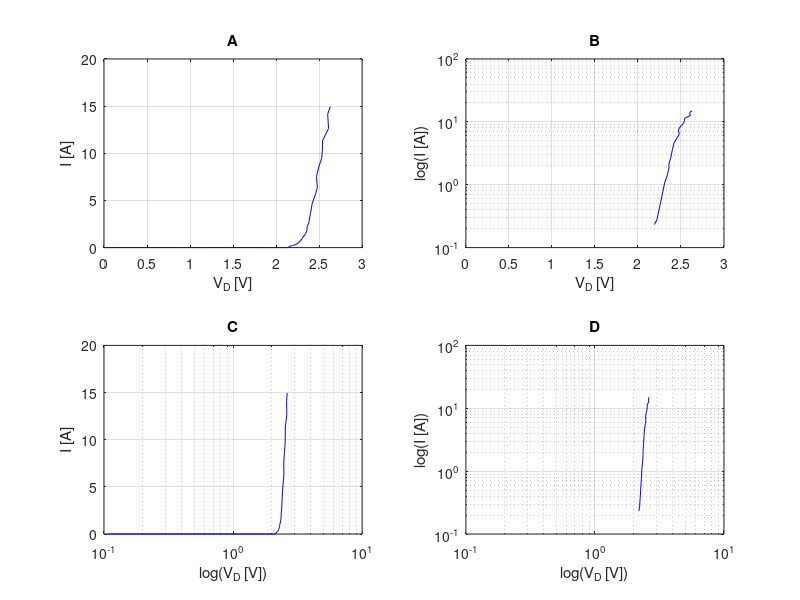
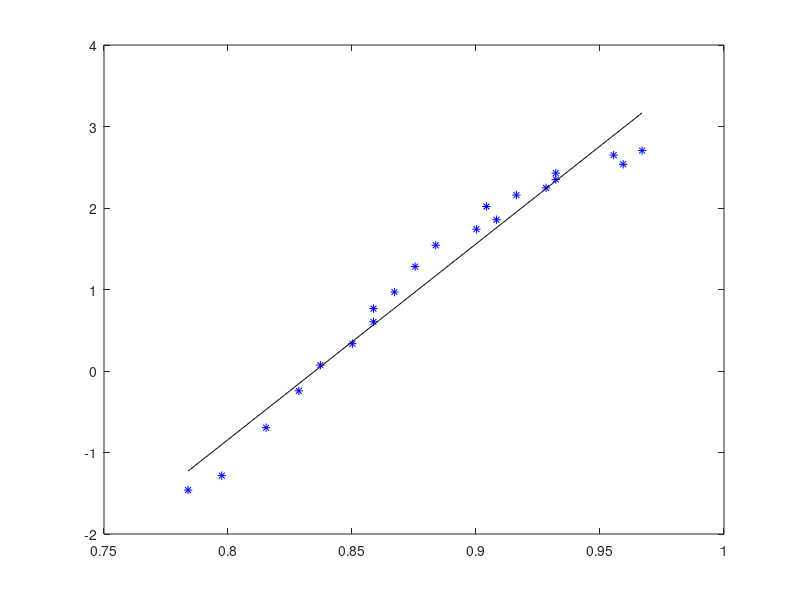

Write MATLAB code to recreate these figures, in order.
clear all; close all;
V=[0	0.106	0.421	0.626	0.91	1.12	1.46	1.91	2.04	2.13	2.19	2.22	2.26	2.29	2.31	2.34	2.36	2.36	2.38	2.4	2.42	2.46	2.48	2.47	2.5	2.53	2.54	2.54	2.61	2.6	2.63];
I=[0	0	0	0	0	0	0	0	0	0	0.2319	0.277	0.4989	0.784	1.075	1.398	1.828	2.151	2.634	3.602	4.677	5.699	6.398	7.527	8.656	9.462	10.48	11.34	12.63	14.14	14.95];
x0=V(11:length(V)); x = log(x0)
y0=I(11:length(I)); y = log(y0) 

figure(1);clf;
%%%%%%%%%%%%%%%%%%%%%%%%  
subplot(2,2,1)
plot(V,I,'-b');grid on; xlabel('V_{D} [V]');ylabel('I [A]'); title('A')
%%%%%%%%%%%%%%%%%%%%%%%%
subplot(2,2,2)
semilogy(V,I,'-b');grid on; xlabel('V_{D} [V]');ylabel('log(I [A])'); title('B')
%%%%%%%%%%%%%%%%%%%%%%%%
subplot(2,2,3)
semilogx(V,I,'-b');grid on; xlabel('log(V_{D} [V])');ylabel('I [A]'); title('C')
%%%%%%%%%%%%%%%%%%%%%%%%
subplot(2,2,4)
loglog(V,I,'-b');grid on; xlabel('log(V_{D} [V])');ylabel('log(I [A])'); title('D')

%%%%%% Linealizacion escala log log con MC
N = size(x)(2)
format long

sxy = sum(x.*y); sxx = sum(x.*x); syy = sum(y.*y); sx = sum(x); sy = sum(y);
a = (((N)*(sxy))-((sx)*(sy)))/(((N)*(sxx))-((sx)*(sx)))
b = (((sxx)*(sy))-((sx)*(sxy)))/(((N)*(sxx))-((sx)*(sx)))
e = (y-((a*x)+b)).^2; sei = sum(e);
incertidumbrea=sqrt((sei)/(N-2))*sqrt((N)/(((N)*(sxx))-((sx)*(sx))))
incertidumbreb=sqrt((sei)/(N-2))*sqrt((sxx)/(((N)*(sxx))-((sx)*(sx))))
r = (((N)*(sxy))-((sx)*(sy)))/(sqrt(((N)*(sxx))-((sx)*(sx)))*sqrt(((N)*(syy))-((sy)*(sy))))
xx = min(x):0.001:max(x); yy = a.*xx+b; 
figure(2); clf; plot(x,y,'*b', xx, yy,'k-')

%%%%%% Calculos eta e incertidumbre
K = 8.617333262e-5; q = 1; T = 300;
eta = (q)/(a*K*T)
deltaeta = (incertidumbrea*q)/(a^2*K*T)
